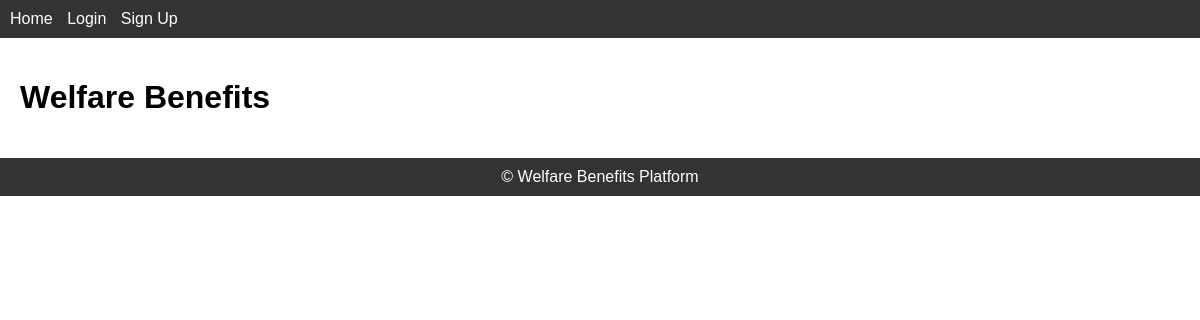
Page /benefits on the earlier database version.
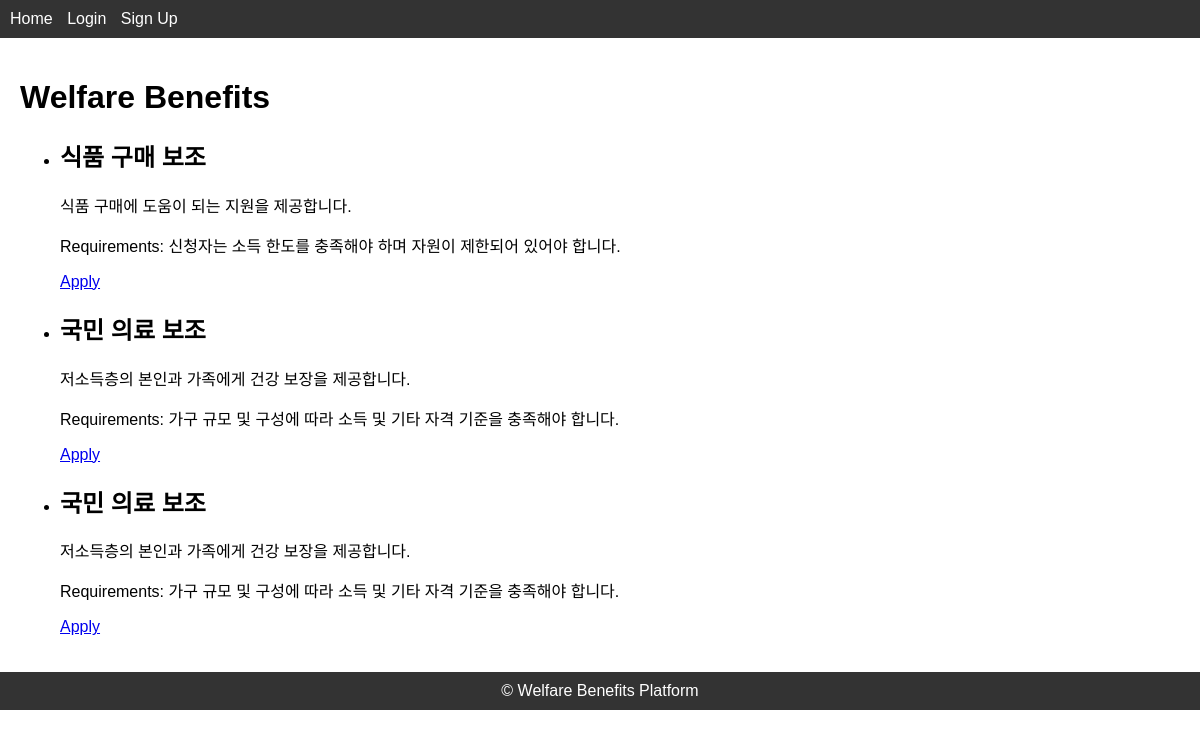
Same page on the later database version.
### models.py (models this page shows)
class ModelMixin(object):
    def save(self):
        db.session.add(self)
        db.session.commit()

class Benefit(UserMixin, ModelMixin, db.Model):
    id = db.Column(db.Integer, primary_key=True)
    name = db.Column(db.String(100), nullable=False)
    description = db.Column(db.Text, nullable=False)
    requirements = db.Column(db.Text, nullable=False)
    applications = db.relationship('Application', backref='benefit', lazy='dynamic')

### benefits.py (the view)
@benefits_bp.route('/benefits')
def list_benefits():
    benefits = Benefit.query.all()
    return render_template('benefits.html', benefits=benefits)

### templates/benefits.html
{% extends 'base.html' %}
{% block content %}
<h1>Welfare Benefits</h1>
<ul>
    {% for benefit in benefits %}
    <li>
        <h2>{{ benefit.name }}</h2>
        <p>{{ benefit.description }}</p>
        <p>Requirements: {{ benefit.requirements }}</p>
        <a href="{{ url_for('applications.apply', benefit_id=benefit.id) }}">Apply</a>
    </li>
    {% endfor %}
</ul>
{% endblock %}

Differences in the rows shown:
added Benefit: name "식품 구매 보조", description "식품 구매에 도움이 되는 지원을 제공합니다.", requirements "신청자는 소득 한도를 충족해야 하며 자원이 제한되어 있어야 합니다."
added Benefit: name "국민 의료 보조", description "저소득층의 본인과 가족에게 건강 보장을 제공합니다.", requirements "가구 규모 및 구성에 따라 소득 및 기타 자격 기준을 충족해야 합니다."
added Benefit: name "국민 의료 보조", description "저소득층의 본인과 가족에게 건강 보장을 제공합니다.", requirements "가구 규모 및 구성에 따라 소득 및 기타 자격 기준을 충족해야 합니다."
